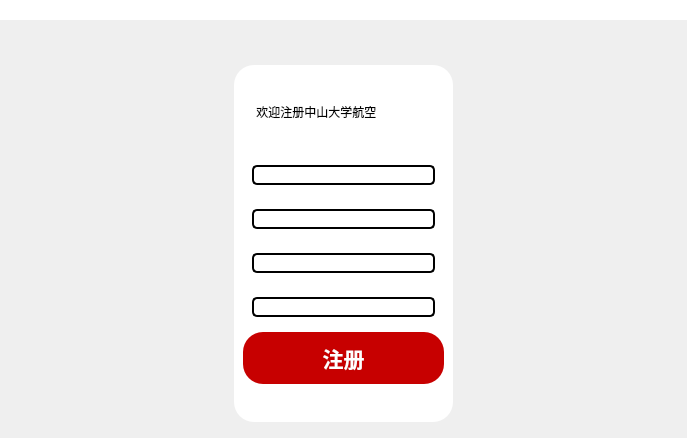
<?xml version="1.0" encoding="UTF-8"?>
<ui version="4.0">
 <class>Register</class>
 <widget class="QWidget" name="Register">
  <property name="geometry">
   <rect>
    <x>0</x>
    <y>0</y>
    <width>687</width>
    <height>438</height>
   </rect>
  </property>
  <property name="windowTitle">
   <string>Widget</string>
  </property>
  <layout class="QVBoxLayout" name="verticalLayout_2">
   <property name="leftMargin">
    <number>0</number>
   </property>
   <property name="topMargin">
    <number>0</number>
   </property>
   <property name="rightMargin">
    <number>0</number>
   </property>
   <property name="bottomMargin">
    <number>0</number>
   </property>
   <item>
    <widget class="QWidget" name="widget_3" native="true">
     <property name="styleSheet">
      <string notr="true">background-color: rgb(255, 255, 255);</string>
     </property>
     <layout class="QHBoxLayout" name="horizontalLayout_2">
      <property name="leftMargin">
       <number>0</number>
      </property>
      <property name="topMargin">
       <number>0</number>
      </property>
      <property name="rightMargin">
       <number>0</number>
      </property>
      <property name="bottomMargin">
       <number>0</number>
      </property>
      <item>
       <widget class="QLabel" name="label_5">
        <property name="text">
         <string/>
        </property>
        <property name="pixmap">
         <pixmap resource="img.qrc">:/img/logo(1).png</pixmap>
        </property>
        <property name="scaledContents">
         <bool>true</bool>
        </property>
       </widget>
      </item>
      <item>
       <spacer name="horizontalSpacer_5">
        <property name="orientation">
         <enum>Qt::Orientation::Horizontal</enum>
        </property>
        <property name="sizeHint" stdset="0">
         <size>
          <width>40</width>
          <height>20</height>
         </size>
        </property>
       </spacer>
      </item>
      <item>
       <spacer name="horizontalSpacer_6">
        <property name="orientation">
         <enum>Qt::Orientation::Horizontal</enum>
        </property>
        <property name="sizeType">
         <enum>QSizePolicy::Policy::Fixed</enum>
        </property>
        <property name="sizeHint" stdset="0">
         <size>
          <width>40</width>
          <height>20</height>
         </size>
        </property>
       </spacer>
      </item>
     </layout>
    </widget>
   </item>
   <item>
    <spacer name="verticalSpacer_2">
     <property name="orientation">
      <enum>Qt::Orientation::Vertical</enum>
     </property>
     <property name="sizeType">
      <enum>QSizePolicy::Policy::Fixed</enum>
     </property>
     <property name="sizeHint" stdset="0">
      <size>
       <width>20</width>
       <height>30</height>
      </size>
     </property>
    </spacer>
   </item>
   <item>
    <widget class="QWidget" name="widget_2" native="true">
     <layout class="QHBoxLayout" name="horizontalLayout_6">
      <item>
       <widget class="QWidget" name="widget_4" native="true"/>
      </item>
      <item>
       <spacer name="horizontalSpacer">
        <property name="orientation">
         <enum>Qt::Orientation::Horizontal</enum>
        </property>
        <property name="sizeHint" stdset="0">
         <size>
          <width>40</width>
          <height>20</height>
         </size>
        </property>
       </spacer>
      </item>
      <item>
       <widget class="QWidget" name="widget" native="true">
        <property name="sizePolicy">
         <sizepolicy hsizetype="Preferred" vsizetype="Preferred">
          <horstretch>0</horstretch>
          <verstretch>0</verstretch>
         </sizepolicy>
        </property>
        <property name="styleSheet">
         <string notr="true">background-color: rgb(255, 255, 255);
border: none;
border-radius: 20px;
</string>
        </property>
        <layout class="QVBoxLayout" name="verticalLayout">
         <item>
          <spacer name="verticalSpacer_7">
           <property name="orientation">
            <enum>Qt::Orientation::Vertical</enum>
           </property>
           <property name="sizeHint" stdset="0">
            <size>
             <width>20</width>
             <height>40</height>
            </size>
           </property>
          </spacer>
         </item>
         <item>
          <widget class="QLabel" name="label_6">
           <property name="styleSheet">
            <string notr="true">font: 700 14pt &quot;黑体&quot;;
color: rgb(0, 0, 0);</string>
           </property>
           <property name="text">
            <string>    欢迎注册中山大学航空</string>
           </property>
          </widget>
         </item>
         <item>
          <spacer name="verticalSpacer">
           <property name="orientation">
            <enum>Qt::Orientation::Vertical</enum>
           </property>
           <property name="sizeHint" stdset="0">
            <size>
             <width>20</width>
             <height>40</height>
            </size>
           </property>
          </spacer>
         </item>
         <item>
          <widget class="QWidget" name="widget_6" native="true">
           <layout class="QHBoxLayout" name="horizontalLayout">
            <item>
             <widget class="QLineEdit" name="account_lineEdit">
              <property name="styleSheet">
               <string notr="true">border: 2px solid black; border-radius: 5px;
color: rgb(0, 0, 0);</string>
              </property>
              <property name="text">
               <string/>
              </property>
             </widget>
            </item>
           </layout>
          </widget>
         </item>
         <item>
          <widget class="QWidget" name="widget_7" native="true">
           <layout class="QHBoxLayout" name="horizontalLayout_3">
            <item>
             <widget class="QLineEdit" name="nickName_lineEdit">
              <property name="styleSheet">
               <string notr="true">border: 2px solid black; border-radius: 5px;
color: rgb(0, 0, 0);</string>
              </property>
              <property name="text">
               <string/>
              </property>
             </widget>
            </item>
           </layout>
          </widget>
         </item>
         <item>
          <widget class="QWidget" name="widget_8" native="true">
           <layout class="QHBoxLayout" name="horizontalLayout_4">
            <item>
             <widget class="QLineEdit" name="password_lineEdit">
              <property name="styleSheet">
               <string notr="true">border: 2px solid black; border-radius: 5px;
color: rgb(0, 0, 0);</string>
              </property>
              <property name="text">
               <string/>
              </property>
              <property name="echoMode">
               <enum>QLineEdit::EchoMode::Password</enum>
              </property>
             </widget>
            </item>
           </layout>
          </widget>
         </item>
         <item>
          <widget class="QWidget" name="widget_9" native="true">
           <layout class="QHBoxLayout" name="horizontalLayout_5">
            <item>
             <widget class="QLineEdit" name="password_lineEdit_again">
              <property name="styleSheet">
               <string notr="true">border: 2px solid black; border-radius: 5px;
color: rgb(0, 0, 0);</string>
              </property>
              <property name="text">
               <string/>
              </property>
              <property name="echoMode">
               <enum>QLineEdit::EchoMode::Password</enum>
              </property>
             </widget>
            </item>
           </layout>
          </widget>
         </item>
         <item>
          <widget class="QPushButton" name="register_pushButton">
           <property name="font">
            <font>
             <family>黑体</family>
             <pointsize>16</pointsize>
             <italic>false</italic>
             <bold>true</bold>
            </font>
           </property>
           <property name="cursor">
            <cursorShape>PointingHandCursor</cursorShape>
           </property>
           <property name="styleSheet">
            <string notr="true">background-color: rgb(199, 0, 0);
font: 700 16pt &quot;黑体&quot;;
color: rgb(255, 255, 255);
border-radius: 15px;
border: none;
border-radius: 20px;
padding: 10px;</string>
           </property>
           <property name="text">
            <string>注册</string>
           </property>
          </widget>
         </item>
         <item>
          <spacer name="verticalSpacer_6">
           <property name="orientation">
            <enum>Qt::Orientation::Vertical</enum>
           </property>
           <property name="sizeHint" stdset="0">
            <size>
             <width>20</width>
             <height>40</height>
            </size>
           </property>
          </spacer>
         </item>
        </layout>
       </widget>
      </item>
      <item>
       <spacer name="horizontalSpacer_2">
        <property name="orientation">
         <enum>Qt::Orientation::Horizontal</enum>
        </property>
        <property name="sizeHint" stdset="0">
         <size>
          <width>40</width>
          <height>20</height>
         </size>
        </property>
       </spacer>
      </item>
      <item>
       <widget class="QWidget" name="widget_5" native="true"/>
      </item>
     </layout>
    </widget>
   </item>
   <item>
    <spacer name="verticalSpacer_4">
     <property name="orientation">
      <enum>Qt::Orientation::Vertical</enum>
     </property>
     <property name="sizeHint" stdset="0">
      <size>
       <width>20</width>
       <height>40</height>
      </size>
     </property>
    </spacer>
   </item>
  </layout>
 </widget>
 <resources>
  <include location="img.qrc"/>
 </resources>
 <connections/>
</ui>
